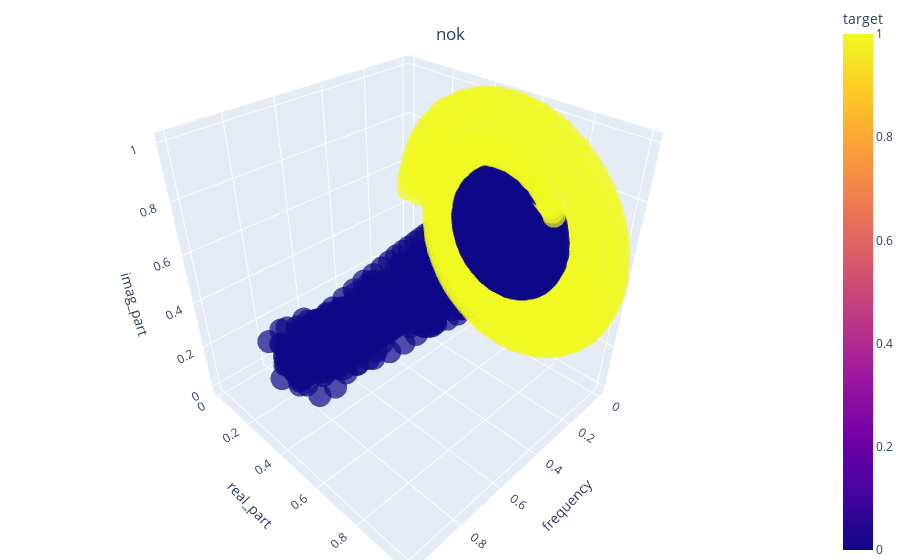

The code cell stored with this chart in its notebook:
### Markdown cell above
### 3d Visualization

### Code cell
stock_name = 'nok'
plot_against = 'frequency'
hue_var = 'target'
feature_matrix = manip_features[stock_name]['features']

plot3d_dataset(feature_matrix, stock_name, plot_against, hue_var)

### Figure 1 — Plotly figure (JSON) as saved in the notebook; plotly's stock layout.template omitted (floating-point values rounded to 4 significant figures; data arrays with more than 128 entries replaced by an {"elided": "..."} marker saying what was removed)
{"data": [{"hovertemplate": "frequency=%{x}<br>real_part=%{y}<br>imag_part=%{z}<br>target=%{marker.color}<extra></extra>", "legendgroup": "", "marker": {"color": {"elided": "18315 int values"}, "coloraxis": "coloraxis", "opacity": 0.7, "symbol": "circle"}, "mode": "markers", "name": "", "scene": "scene", "showlegend": false, "type": "scatter3d", "x": {"elided": "18315 float values"}, "y": {"elided": "18315 float values"}, "z": {"elided": "18315 float values"}}], "layout": {"coloraxis": {"colorbar": {"title": {"text": "target"}}, "colorscale": [[0, "#0d0887"], [0.1111, "#46039f"], [0.2222, "#7201a8"], [0.3333, "#9c179e"], [0.4444, "#bd3786"], [0.5556, "#d8576b"], [0.6667, "#ed7953"], [0.7778, "#fb9f3a"], [0.8889, "#fdca26"], [1, "#f0f921"]]}, "legend": {"tracegroupgap": 0}, "margin": {"b": 0, "l": 0, "r": 0, "t": 0}, "scene": {"domain": {"x": [0, 1], "y": [0, 1]}, "xaxis": {"title": {"text": "frequency"}}, "yaxis": {"title": {"text": "real_part"}}, "zaxis": {"title": {"text": "imag_part"}}}, "title": {"text": "nok", "x": 0.5, "xanchor": "center", "y": 0.95, "yanchor": "top"}}}
